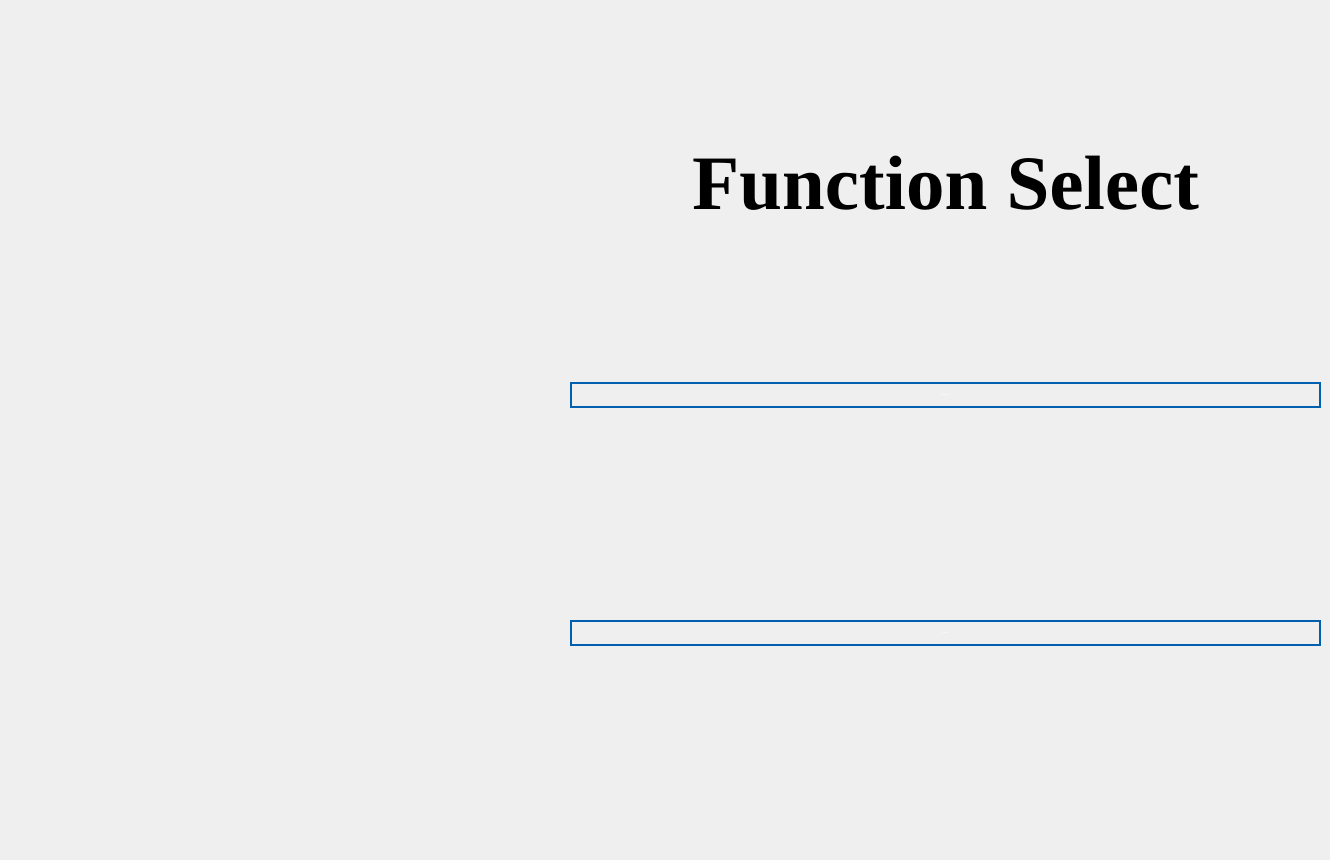
       <widget class="QWidget" name="page_3">
        <widget class="QWidget" name="verticalLayoutWidget_2">
         <property name="geometry">
          <rect>
           <x>570</x>
           <y>140</y>
           <width>751</width>
           <height>711</height>
          </rect>
         </property>
         <layout class="QVBoxLayout" name="verticalLayout_4">
          <item>
           <widget class="QLabel" name="label_3">
            <property name="font">
             <font>
              <family>Times New Roman</family>
              <pointsize>58</pointsize>
              <weight>75</weight>
              <bold>true</bold>
             </font>
            </property>
            <property name="layoutDirection">
             <enum>Qt::LeftToRight</enum>
            </property>
            <property name="text">
             <string>Function Select</string>
            </property>
            <property name="alignment">
             <set>Qt::AlignCenter</set>
            </property>
           </widget>
          </item>
          <item>
           <spacer name="verticalSpacer">
            <property name="orientation">
             <enum>Qt::Vertical</enum>
            </property>
            <property name="sizeType">
             <enum>QSizePolicy::Maximum</enum>
            </property>
            <property name="sizeHint" stdset="0">
             <size>
              <width>20</width>
              <height>150</height>
             </size>
            </property>
           </spacer>
          </item>
          <item>
           <widget class="QPushButton" name="pushButton_3">
            <property name="font">
             <font>
              <family>Arial</family>
              <pointsize>-1</pointsize>
              <weight>75</weight>
              <italic>false</italic>
              <bold>true</bold>
             </font>
            </property>
            <property name="autoFillBackground">
             <bool>false</bool>
            </property>
            <property name="styleSheet">
             <string notr="true">QPushButton {
    color:  #ffffff;
    background-color: qlineargradient(
        x1: 0, y1: 0, x2: 0, y2: 1,
        stop: 0 #00aaff, stop: 1 #005fbb
    );
    border: 2px solid #005faf;
    border-radius: 20px;
    font: bold 48px &quot;Arial&quot;;
    padding: 10px;
}

QPushButton:hover {
    background-color: qlineargradient(
        x1: 0, y1: 0, x2: 0, y2: 1,
        stop: 0 #007acc, stop: 1 #003f7f
    );
}

QPushButton:pressed {
    background-color: #003f7f;
}
</string>
            </property>
            <property name="inputMethodHints">
             <set>Qt::ImhNone</set>
            </property>
            <property name="text">
             <string>Rehabitation Mode</string>
            </property>
            <property name="autoDefault">
             <bool>false</bool>
            </property>
            <property name="default">
             <bool>false</bool>
            </property>
            <property name="flat">
             <bool>false</bool>
            </property>
           </widget>
          </item>
          <item>
           <spacer name="verticalSpacer_2">
            <property name="orientation">
             <enum>Qt::Vertical</enum>
            </property>
            <property name="sizeHint" stdset="0">
             <size>
              <width>20</width>
              <height>40</height>
             </size>
            </property>
           </spacer>
          </item>
          <item>
           <widget class="QPushButton" name="pushButton_5">
            <property name="font">
             <font>
              <family>Arial</family>
              <pointsize>-1</pointsize>
              <weight>75</weight>
              <italic>false</italic>
              <bold>true</bold>
             </font>
            </property>
            <property name="autoFillBackground">
             <bool>false</bool>
            </property>
            <property name="styleSheet">
             <string notr="true">QPushButton {
    color:  #ffffff;
    background-color: qlineargradient(
        x1: 0, y1: 0, x2: 0, y2: 1,
        stop: 0 #00aaff, stop: 1 #005fbb
    );
    border: 2px solid #005faf;
    border-radius: 20px;
    font: bold 48px &quot;Arial&quot;;
    padding: 10px;
}

QPushButton:hover {
    background-color: qlineargradient(
        x1: 0, y1: 0, x2: 0, y2: 1,
        stop: 0 #007acc, stop: 1 #003f7f
    );
}

QPushButton:pressed {
    background-color: #003f7f;
}
</string>
            </property>
            <property name="inputMethodHints">
             <set>Qt::ImhNone</set>
            </property>
            <property name="text">
             <string>Normal Mode</string>
            </property>
            <property name="autoDefault">
             <bool>false</bool>
            </property>
            <property name="default">
             <bool>false</bool>
            </property>
            <property name="flat">
             <bool>false</bool>
            </property>
           </widget>
          </item>
          <item>
           <spacer name="verticalSpacer_3">
            <property name="orientation">
             <enum>Qt::Vertical</enum>
            </property>
            <property name="sizeHint" stdset="0">
             <size>
              <width>20</width>
              <height>40</height>
             </size>
            </property>
           </spacer>
          </item>
         </layout>
        </widget>
       </widget>
